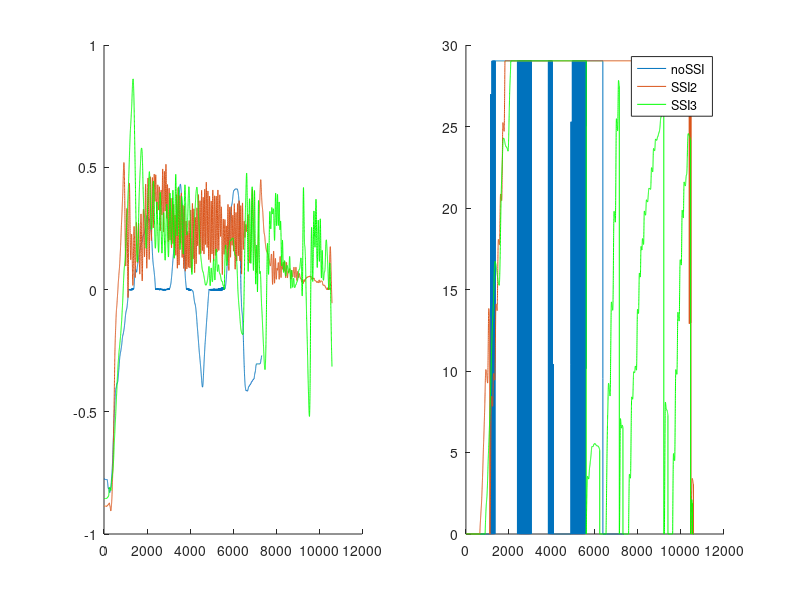
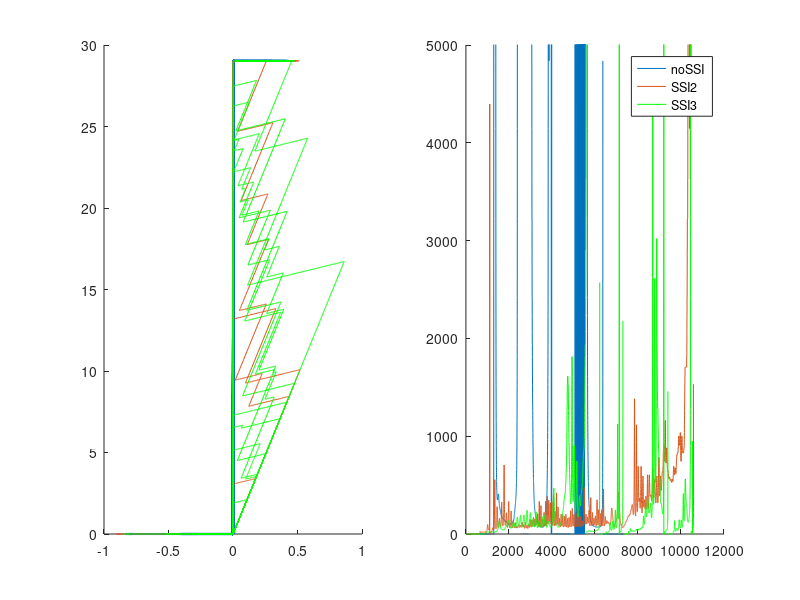

Source code (MATLAB) for these figures, in order:
% SSI data processing

%% load data
SSI_data = load("Ke3_Kv015.txt"); % Kv = 0.15 A/rad, alpha = 1*Kv, beta = 0.5*Kv, note: if f_SSI>fe, f = fe
noSSI_data = load("Ke3.txt"); % Ke = 3 A/rad

noSSI_data_2 = load("Ke1000.txt"); % Ke = 1000 A/rad
SSI_data_2 = load("Ke1000_Kv1.txt"); % Ke = 1000, Kv = 1, note: if f_SSI>fe, f = fe
SSI_data_3 = load("Ke1000_Kv1_nocap.txt"); % Ke = 1000, Kv = 1, no cap on SSI stiffness

% data format: [x*1000, f*1000, fe*1000, Id*1000, U1, Kdisp*1000]

%% scale data
SSI_data(:,1:4) = SSI_data(:,1:4)/1000; 
SSI_data(:,6) = SSI_data(:,6)/1000; 
noSSI_data(:,1:4) = noSSI_data(:,1:4)/1000;
noSSI_data(:,6) = noSSI_data(:,6)/1000; 

SSI_data_2(:,1:4) = SSI_data_2(:,1:4)/1000; 
SSI_data_2(:,6) = SSI_data_2(:,6)/1000; 
SSI_data_3(:,1:4) = SSI_data_3(:,1:4)/1000; 
SSI_data_3(:,6) = SSI_data_3(:,6)/1000; 
noSSI_data_2(:,1:4) = noSSI_data_2(:,1:4)/1000;
noSSI_data_2(:,6) = noSSI_data_2(:,6)/1000; 

Imax = 1.5; % A
kt = 19.4; % in mNm/A
SSI_data(:,5) = ((SSI_data(:,5)-5000)/4000)*Imax*kt; % commanded T in mNm
noSSI_data(:,5) = ((noSSI_data(:,5)-5000)/4000)*Imax*kt;

SSI_data_2(:,5) = ((SSI_data_2(:,5)-5000)/4000)*Imax*kt;
SSI_data_3(:,5) = ((SSI_data_3(:,5)-5000)/4000)*Imax*kt;
noSSI_data_2(:,5) = ((noSSI_data_2(:,5)-5000)/4000)*Imax*kt;

%% plot the plots

% figure; subplot(1,2,1); hold on;
% plot(SSI_data(1:11100,1));
% plot(noSSI_data(1:4750,1)); 
% hold off;
% subplot(1,2,2); hold on;
% plot(SSI_data(1:11100,5));
% plot(SSI_data(1:11100,2)*kt);
% plot(noSSI_data(1:4750,5));
% plot(noSSI_data(1:4750,3)*kt);
% hold off;
% 
% figure; subplot(1,2,1); hold on;
% plot(SSI_data(1:11100,1),SSI_data(1:11100,5));
% plot(noSSI_data(1:4750,1),noSSI_data(1:4750,5));
% hold off;
% subplot(1,2,2); hold on;
% plot(SSI_data(1:11100,5)./SSI_data(1:11100,1));
% plot(noSSI_data(1:4750,5)./noSSI_data(1:4750,1));
% hold off;

figure; subplot(1,2,1); hold on;
plot(noSSI_data_2(:,1)); 
plot(SSI_data_2(1:10600,1));
plot(SSI_data_3(1:10600,1),'g');
hold off;
subplot(1,2,2); hold on;
plot(noSSI_data_2(:,5));
% plot(noSSI_data_2(:,3)*kt);
plot(SSI_data_2(1:10600,5));
% plot(SSI_data_2(1:10600,2)*kt);
plot(SSI_data_3(1:10600,5),'g');
% plot(SSI_data_3(1:10600,2)*kt);
hold off; legend('noSSI','SSI2','SSI3');

figure; subplot(1,2,1); hold on;
plot(noSSI_data_2(:,1),noSSI_data_2(:,5),'LineWidth',1.5);
plot(SSI_data_2(1:10600,1),SSI_data_2(1:10600,5));
plot(SSI_data_3(1:10600,1),SSI_data_3(1:10600,5),'g');
hold off;
subplot(1,2,2); hold on;
plot(noSSI_data_2(:,5)./noSSI_data_2(:,1));
plot(SSI_data_2(1:10600,5)./SSI_data_2(1:10600,1));
plot(SSI_data_3(1:10600,5)./SSI_data_3(1:10600,1),'g');
hold off; legend('noSSI','SSI2','SSI3'); ylim([0, 5000]);

